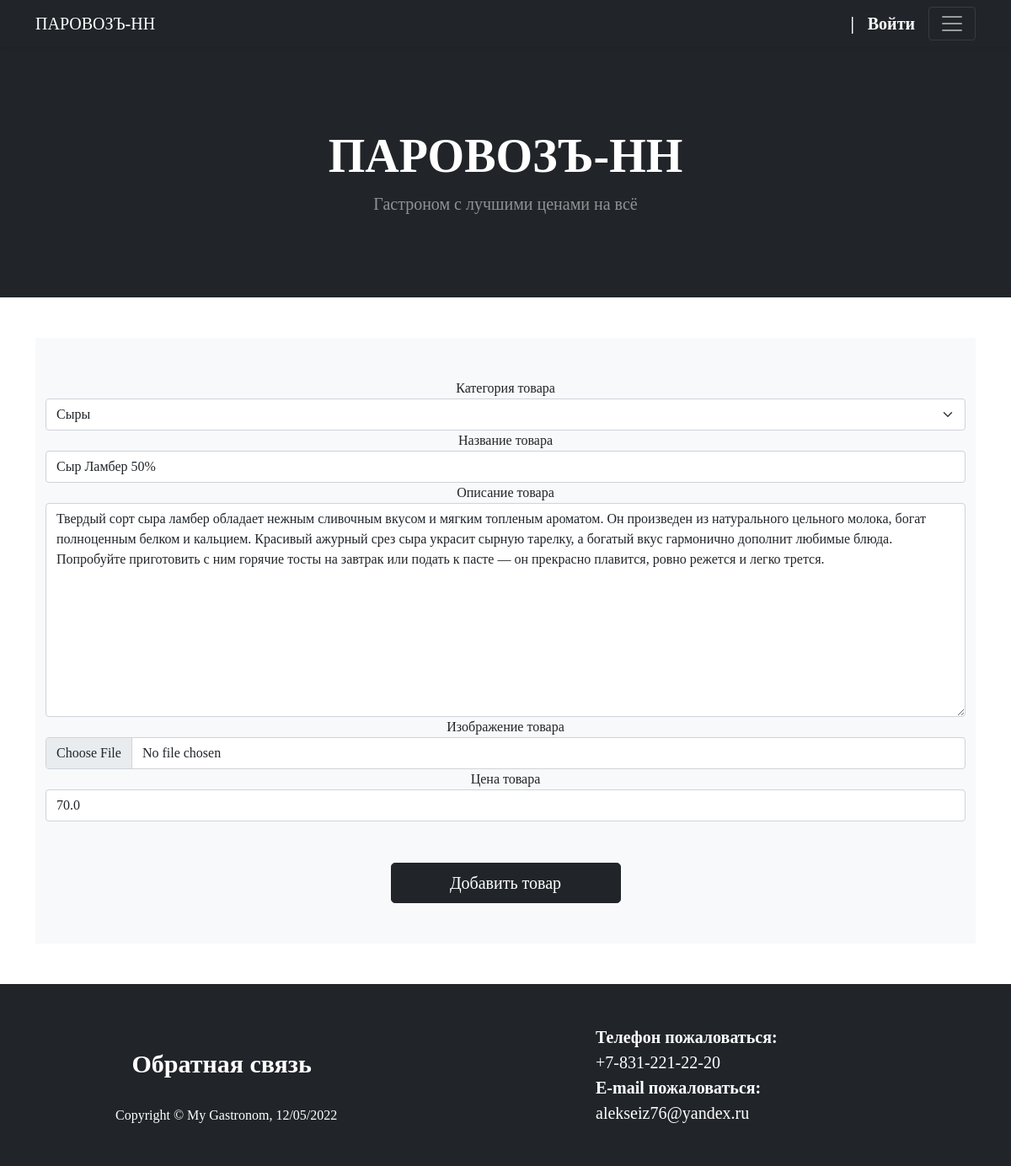
/show_product_info/syr-lamber-50_20/update, run on the app's committed database.
### gastronom/models.py (models this page shows, shortened)
class Product(models.Model):
    objects = models.Manager()
    name = models.CharField('Название', max_length=50, null=False)
    category = models.ForeignKey(Category, on_delete=models.PROTECT, verbose_name='Категория')
    description = models.TextField('Описание товара', max_length=10000, null=False)
    price = models.FloatField('Цена товара')
    image = models.ImageField('Изображение', upload_to='gastronom')
    slug = models.SlugField('URL товара', max_length=50, unique=True, db_index=True)
    class Meta:
        verbose_name = 'Товар'
        verbose_name_plural = "Товары"
    def __str__(self):
        return self.name

### gastronom/views.py (the view)
# urls.py: path('show_product_info/<slug:product_slug>/update', views.ProductUpdateView.as_view(), name='product_update'),
class ProductUpdateView(ContextMixin, UpdateView):
    model = Product
    template_name = 'gastronom/create_product.html'
    slug_url_kwarg = 'product_slug'
    form_class = ProductForm
    def get_context_data(self, **kwargs):
        context = super().get_context_data()
        user_context = self.get_user_context(title=f"Изменение продукта -  {context['product']}")
        context.update(user_context)
        return context

### gastronom/models.py (called while the page is built)
    def __str__(self):
        return self.name

### gastronom/utils.py (called while the page is built)
    def get_user_context(self, **kwargs):
        context = kwargs
        cats = cache.get('categories')
        if not cats:
            cats = Category.objects.all()
            cache.set('categories', cats, 60)
        context['categories'] = cats
        return context

### gastronom/templates/gastronom/create_product.html (shortened to what this page needs)
{% extends 'gastronom/base.html' %}
{% block content %}
<div class="album py-5 bg-light">
    <div class="container d-flex flex-column align-items-center justify-content-center">
        <form class="needs-validation w-100 d-flex flex-column align-items-center" enctype="multipart/form-data"
              method="post">
            {% for widget in form %}
            <div class="col-12">
                {{ widget.label_tag }}
                {{ widget }}
            </div>
            {% endfor %}
            <button class="w-25 btn btn-dark btn-lg" type="submit">Добавить товар</button>
        </form>
    </div>
</div>
{% endblock content %}

### static/gastronom/css/style.css (style rules this page uses)
body { font-family: 'Old-Town-Normal'; }

### data on the page
Product: form "Сыры" "Сыр Ламбер 50%" "Твердый сорт сыра ламбер обладает нежным сливочным вкусом и мягким топленым ароматом. Он произведен из натурального цельного молока, богат полноценным белком и кальцием. Красивый ажурный срез сыра украсит сырную тарелку, а богатый вкус гармонично дополнит любимые блюда. Попробуйте приготовить с ним горячие тосты на завтрак или подать к пасте — он прекрасно плавится, ровно режется и легко трется." "70.0"

### other printed values
{{ widget.label_tag }} "Категория товара" "Название товара" "Описание товара" "Изображение товара" "Цена товара"
